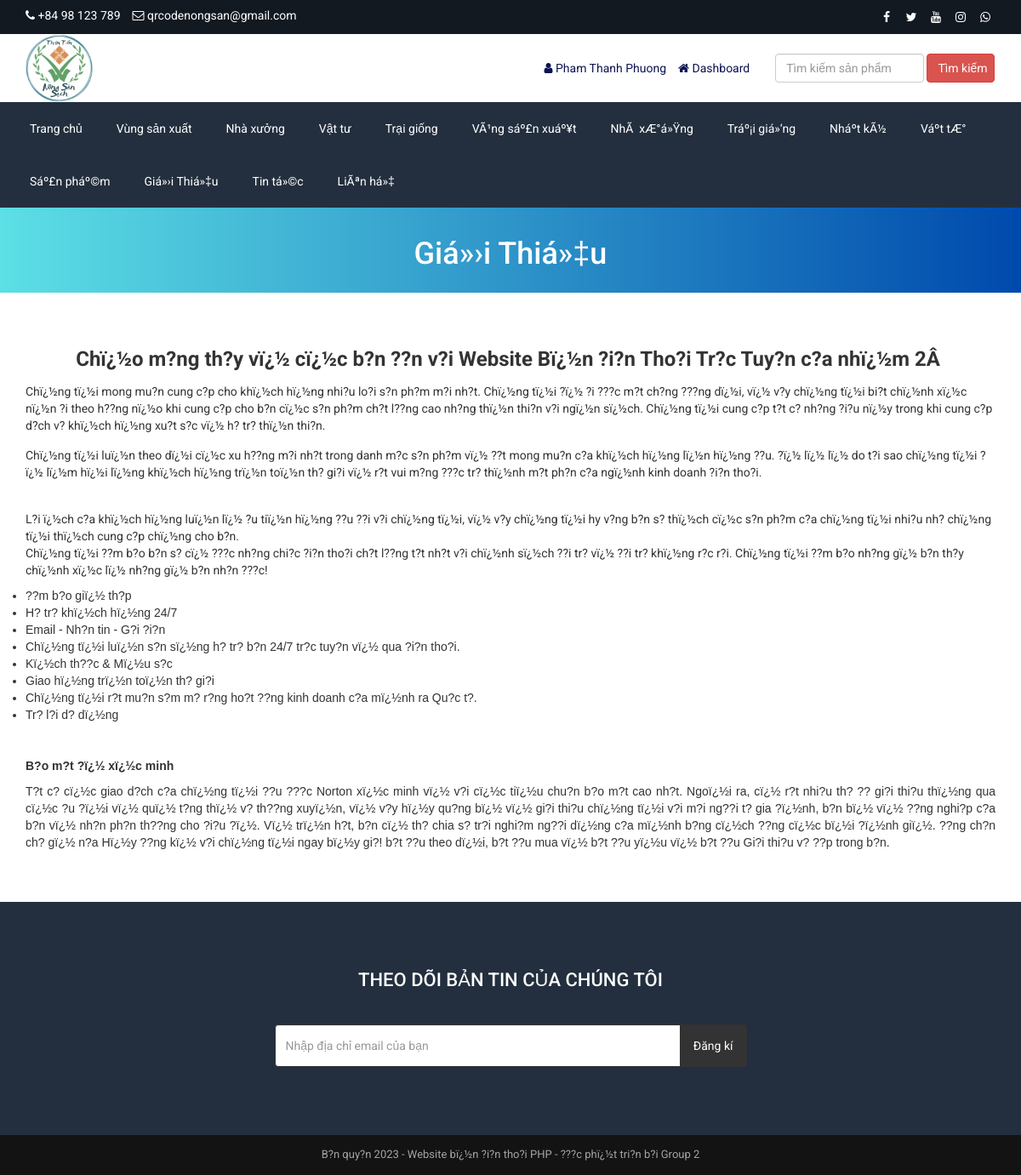
/about.php (signed in), run on the app's committed database.
### tables this page shows
CREATE TABLE `tbl_settings` (
  `id` int(11) NOT NULL,
  `logo` varchar(100) NOT NULL,
  `favicon` varchar(100) NOT NULL,
  `footer_about` mediumtext NOT NULL,
  `footer_copyright` mediumtext NOT NULL,
  `contact_address` mediumtext NOT NULL,
  `contact_email` varchar(100) NOT NULL,
  `contact_phone` varchar(100) NOT NULL,
  `contact_fax` varchar(100) NOT NULL,
  `contact_map_iframe` mediumtext NOT NULL,
  `receive_email` varchar(100) NOT NULL,
  `receive_email_subject` varchar(100) NOT NULL,
  `receive_email_thank_you_message` mediumtext NOT NULL,
  `forget_password_message` mediumtext NOT NULL,
  `total_recent_post_footer` int(10) NOT NULL,
  `total_popular_post_footer` int(10) NOT NULL,
  `total_recent_post_sidebar` int(11) NOT NULL,
  `total_popular_post_sidebar` int(11) NOT NULL,
  `total_featured_product_home` int(11) NOT NULL,
  `total_latest_product_home` int(11) NOT NULL,
  `total_popular_product_home` int(11) NOT NULL,
  `meta_title_home` mediumtext NOT NULL,
  `meta_keyword_home` mediumtext NOT NULL,
  `meta_description_home` mediumtext NOT NULL,
  `banner_login` varchar(100) NOT NULL,
  `banner_registration` varchar(100) NOT NULL,
  `banner_forget_password` varchar(100) NOT NULL,
  `banner_reset_password` varchar(100) NOT NULL,
  `banner_search` varchar(100) NOT NULL,
  `banner_cart` varchar(100) NOT NULL,
  `banner_checkout` varchar(100) NOT NULL,
  `banner_product_category` varchar(100) NOT NULL,
  `banner_blog` varchar(100) NOT NULL,
  `cta_title` varchar(100) NOT NULL,
  `cta_content` mediumtext NOT NULL,
  `cta_read_more_text` varchar(100) NOT NULL,
  `cta_read_more_url` varchar(100) NOT NULL,
  `cta_photo` varchar(100) NOT NULL,
  `featured_product_title` varchar(100) NOT NULL,
  `featured_product_subtitle` varchar(100) NOT NULL,
  `latest_product_title` varchar(100) NOT NULL,
  `latest_product_subtitle` varchar(100) NOT NULL,
  `popular_product_title` varchar(100) NOT NULL,
  `popular_product_subtitle` varchar(100) NOT NULL,
  `testimonial_title` varchar(100) NOT NULL,
  `testimonial_subtitle` varchar(100) NOT NULL,
  `testimonial_photo` varchar(100) NOT NULL,
  `blog_title` varchar(100) NOT NULL,
  `blog_subtitle` varchar(100) NOT NULL,
  `newsletter_text` mediumtext NOT NULL,
  `paypal_email` varchar(100) NOT NULL,
  `stripe_public_key` varchar(100) NOT NULL,
  `stripe_secret_key` varchar(100) NOT NULL,
  `bank_detail` mediumtext NOT NULL,
  `before_head` mediumtext NOT NULL,
  `after_body` mediumtext NOT NULL,
  `before_body` mediumtext NOT NULL,
  `home_service_on_off` int(11) NOT NULL,
  `home_welcome_on_off` int(11) NOT NULL,
  `home_featured_product_on_off` int(11) NOT NULL,
  `home_latest_product_on_off` int(11) NOT NULL,
  `home_popular_product_on_off` int(11) NOT NULL,
  `home_testimonial_on_off` int(11) NOT NULL,
  `home_blog_on_off` int(11) NOT NULL,
  `newsletter_on_off` int(11) NOT NULL,
  `ads_above_welcome_on_off` int(1) NOT NULL,
  `ads_above_featured_product_on_off` int(1) NOT NULL,
  `ads_above_latest_product_on_off` int(1) NOT NULL,
  `ads_above_popular_product_on_off` int(1) NOT NULL,
  `ads_above_testimonial_on_off` int(1) NOT NULL,
  `ads_category_sidebar_on_off` int(1) NOT NULL
);

CREATE TABLE `tbl_social` (
  `social_id` int(11) NOT NULL,
  `social_name` varchar(30) NOT NULL,
  `social_url` varchar(255) NOT NULL,
  `social_icon` varchar(30) NOT NULL
);

CREATE TABLE `tbl_top_category` (
  `tcat_id` int(11) NOT NULL,
  `tcat_name` varchar(255) NOT NULL,
  `show_on_menu` int(1) NOT NULL
);

CREATE TABLE `tbl_page` (
  `id` int(11) NOT NULL,
  `about_title` varchar(255) NOT NULL,
  `about_content` mediumtext NOT NULL,
  `about_banner` varchar(255) NOT NULL,
  `about_meta_title` varchar(255) NOT NULL,
  `about_meta_keyword` mediumtext NOT NULL,
  `about_meta_description` mediumtext NOT NULL,
  `faq_title` varchar(255) NOT NULL,
  `faq_banner` varchar(255) NOT NULL,
  `faq_meta_title` varchar(255) NOT NULL,
  `faq_meta_keyword` mediumtext NOT NULL,
  `faq_meta_description` mediumtext NOT NULL,
  `blog_title` varchar(255) NOT NULL,
  `blog_banner` varchar(255) NOT NULL,
  `blog_meta_title` varchar(255) NOT NULL,
  `blog_meta_keyword` mediumtext NOT NULL,
  `blog_meta_description` mediumtext NOT NULL,
  `contact_title` varchar(255) NOT NULL,
  `contact_banner` varchar(255) NOT NULL,
  `contact_meta_title` varchar(255) NOT NULL,
  `contact_meta_keyword` mediumtext NOT NULL,
  `contact_meta_description` mediumtext NOT NULL,
  `pgallery_title` varchar(255) NOT NULL,
  `pgallery_banner` varchar(255) NOT NULL,
  `pgallery_meta_title` varchar(255) NOT NULL,
  `pgallery_meta_keyword` mediumtext NOT NULL,
  `pgallery_meta_description` mediumtext NOT NULL,
  `vgallery_title` varchar(255) NOT NULL,
  `vgallery_banner` varchar(255) NOT NULL,
  `vgallery_meta_title` varchar(255) NOT NULL,
  `vgallery_meta_keyword` mediumtext NOT NULL,
  `vgallery_meta_description` mediumtext NOT NULL
);

### about.php (the view)
<?php require_once('header1.php'); ?>
<?php
$statement = $pdo->prepare("SELECT * FROM tbl_page WHERE id=1");
$statement->execute();
$result = $statement->fetchAll(PDO::FETCH_ASSOC);
foreach ($result as $row) {
   $about_title = $row['about_title'];
    $about_content = $row['about_content'];
    $about_banner = $row['about_banner'];
}
?>
<div class="page-banner" style="background-image: url(assets/uploads/<?php echo $about_banner; ?>);">
    <div class="inner">
        <h1><?php echo $about_title; ?></h1>
    </div>
</div>
<div class="page">
    <div class="container">
        <div class="row">
            <div class="col-md-12">
                <p>
                    <?php echo $about_content; ?>
                </p>
            </div>
        </div>
    </div>
</div>
<?php require_once('footer.php'); ?>

### header1.php (shortened to what this page needs)
<?php
include("admin/inc/config.php");
$statement = $pdo->prepare("SELECT * FROM tbl_settings WHERE id=1");
$statement->execute();
$result = $statement->fetchAll(PDO::FETCH_ASSOC);
foreach ($result as $row)
{
	$logo = $row['logo'];
	$contact_email = $row['contact_email'];
	$contact_phone = $row['contact_phone'];
}
?>
<!DOCTYPE html>
<html lang="en">
<head>
	<link rel="stylesheet" href="assets/css/bootstrap.min.css">
	<link rel="stylesheet" href="assets/css/font-awesome.min.css">
	<link rel="stylesheet" href="assets/css/owl.carousel.min.css">
	<link rel="stylesheet" href="assets/css/owl.theme.default.min.css">
	<link rel="stylesheet" href="assets/css/jquery.bxslider.min.css">
    <link rel="stylesheet" href="assets/css/magnific-popup.css">
    <link rel="stylesheet" href="assets/css/rating.css">
	<link rel="stylesheet" href="assets/css/spacing.css">
	<link rel="stylesheet" href="assets/css/bootstrap-touch-slider1.css">
	<link rel="stylesheet" href="assets/css/animate.min.css">
	<link rel="stylesheet" href="assets/css/tree-menu.css">
	<link rel="stylesheet" href="assets/css/select2.min.css">
	<link rel="stylesheet" href="assets/css/main.css">
	<link rel="stylesheet" href="assets/css/responsive.css">
	<?php
	$statement = $pdo->prepare("SELECT * FROM tbl_page WHERE id=1");
	$statement->execute();
	$result = $statement->fetchAll(PDO::FETCH_ASSOC);
		?>
</head>
<body>
<div class="top">
	<div class="container">
		<div class="row">
			<div class="col-md-6 col-sm-6 col-xs-12">
				<div class="left">
					<ul>
						<li><i class="fa fa-phone"></i> <?php echo $contact_phone; ?></li>
						<li><i class="fa fa-envelope-o"></i> <?php echo $contact_email; ?></li>
					</ul>
				</div>
			</div>
			<div class="col-md-6 col-sm-6 col-xs-12">
				<div class="right">
					<ul>
						<?php
						$statement = $pdo->prepare("SELECT * FROM tbl_social");
						$statement->execute();
						$result = $statement->fetchAll(PDO::FETCH_ASSOC);
						foreach ($result as $row) {
							?>
							<?php if($row['social_url'] != ''): ?>
							<li><a href="<?php echo $row['social_url']; ?>"><i class="<?php echo $row['social_icon']; ?>"></i></a></li>
							<?php endif; ?>
							<?php
						}
						?>
					</ul>
				</div>
			</div>
		</div>
	</div>
</div>
<div class="header">
	<div class="container">
		<div class="row inner">
			<div class="col-md-4 logo">
				<a href="index.php"><img src="assets/uploads/<?php echo $logo; ?>" alt="logo image"></a>
			</div>
			<div class="col-md-5 right">
				<ul>
					<?php
					if(isset($_SESSION['customer'])) {
						?>
						<li><i class="fa fa-user"></i> <?php echo LANG_VALUE_13; ?> <?php echo $_SESSION['customer']['cust_name']; ?></li>
						<li><a href="dashboard.php"><i class="fa fa-home"></i> <?php echo LANG_VALUE_89; ?></a></li>
						<?php
					} else {
						?>
						<li><a href="login.php"><i class="fa fa-sign-in"></i> <?php echo LANG_VALUE_9; ?></a></li>
						<li><a href="registration.php"><i class="fa fa-user-plus"></i> <?php echo LANG_VALUE_15; ?></a></li>
						<?php
					}
					?>
				</ul>
			</div>
			<div class="col-md-3 search-area">
				<form class="navbar-form navbar-left" role="search" action="search-result.php" method="get">
					<div class="form-group">
						<input type="text" class="form-control search-top" placeholder="<?php echo LANG_VALUE_2; ?>" name="search_text">
					</div>
					<button type="submit" class="btn btn-danger"><?php echo LANG_VALUE_3; ?></button>
				</form>
			</div>
		</div>
	</div>
</div>
<div class="nav">
	<div class="container">
		<div class="row">
			<div class="col-md-12 pl_0 pr_0">
				<div class="menu-container">
					<div class="menu">
						<ul>
							<li><a href="index.php">Trang chủ</a></li>
							<li><a href="area.php">Vùng sản xuất</a></li>
							<li><a href="factory.php">Nhà xưởng</a></li>
							<li><a href="supplies.php">Vật tư</a></li>
							<li><a href="hatchery.php">Trại giống</a></li>
							<?php
							$statement = $pdo->prepare("SELECT * FROM tbl_top_category WHERE show_on_menu=1");
							$statement->execute();
							$result = $statement->fetchAll(PDO::FETCH_ASSOC);
							foreach ($result as $row) {
								?>
								<li><a href="product-category.php?id=<?php echo $row['tcat_id']; ?>&type=top-category"><?php echo $row['tcat_name']; ?></a>
								</li>
								<?php
							}
							?>
							<?php
							$statement = $pdo->prepare("SELECT * FROM tbl_page WHERE id=1");
							$statement->execute();
							$result = $statement->fetchAll(PDO::FETCH_ASSOC);
							foreach ($result as $row) {
								$about_title = $row['about_title'];
								$faq_title = $row['faq_title'];
								$contact_title = $row['contact_title'];
							}
							?>
							<li><a href="about.php"><?php echo $about_title; ?></a></li>
							<li><a href="faq.php"><?php echo $faq_title; ?></a></li>
							<li><a href="contact.php"><?php echo $contact_title; ?></a></li>
						</ul>
					</div>
				</div>
			</div>
		</div>
	</div>
</div>

### footer.php (shortened to what this page needs)
<?php
$statement = $pdo->prepare("SELECT * FROM tbl_settings WHERE id=1");
$statement->execute();
$result = $statement->fetchAll(PDO::FETCH_ASSOC);
foreach ($result as $row)
{
	$footer_copyright = $row['footer_copyright'];
    $newsletter_on_off = $row['newsletter_on_off'];
}
?>
<?php if($newsletter_on_off == 1): ?>
<section class="home-newsletter">
	<div class="container">
		<div class="row">
			<div class="col-md-6 col-md-offset-3">
				<div class="single">
				<form action="" method="post">
					<h2><?php echo LANG_VALUE_93; ?></h2>
					<div class="input-group">
			        	<input type="email" class="form-control" placeholder="<?php echo LANG_VALUE_95; ?>" name="email_subscribe">
			         	<span class="input-group-btn">
			         	<button class="btn btn-theme" type="submit" name="form_subscribe"><?php echo LANG_VALUE_92; ?></button>
			         	</span>
			        </div>
				</div>
			</div>
		</div>
	</div>
</section>
<?php endif; ?>
<div class="footer-bottom">
	<div class="container">
		<div class="row">
			<div class="col-md-12 copyright">
				<?php echo $footer_copyright; ?>
			</div>
		</div>
	</div>
</div>
</body>
</html>

### assets/css/main.css (style rules this page uses)
* { margin: 0; padding: 0; }
body { font-family: "Roboto", sans-serif; font-size: 14px; }
h1, h2, h3, h4, h5, h6 { font-family: "Roboto", sans-serif; }
a { text-decoration: none; }
.top { width: 100%; height: 40px; background: #131921; }
.top .left { float: left; }
.top .left ul { padding-top: 8px; }
.top .left ul li { list-style-type: none; float: left; margin-right: 14px; color: white; }
.top .left ul li i { color: white; }
.top .right { float: right; }
.top .right ul { padding-top: 8px; }
.top .right ul li { list-style-type: none; float: left; margin-left: 5px; }
.top .right ul li a { color: white; width: 24px; height: 24px; line-height: 24px; text-align: center; border-radius: 50%; display: block; transition: all 0.4s ease; }
.header { width: 100%; height: auto; background: #fff; }
.header .inner { height: auto; display: table; }
.header .logo { float: none; display: table-cell; vertical-align: middle; }
.header .logo img { max-width: 100%; height: 80px; }
.header .navbar-form .form-control { width: 300px; }
.header .search-area { float: none; display: table-cell; vertical-align: middle; }
.header .search-area .form-group { width: calc(100% - 84px); }
.header .search-area button { width: 80px; }
.header .search-area form { width: 100%; }
.header .right { float: none; display: table-cell; vertical-align: middle; padding-right: 0; }
.header .right ul { float: right; margin-bottom: 0; }
.header .right ul li { list-style-type: none; float: left; margin-left: 14px; color: #0d1452; }
.header .right ul li a { color: #0d1452; }
.header .navbar-form .search-top { width: 100%; }
.nav { background: #232f3e; }
.menu-container { width: 100%; margin: 0 auto; background: #232f3e; }
.menu-dropdown-icon:before { content: "\f067"; font-family: "FontAwesome"; display: none; cursor: pointer; float: right; padding: 1.5em 2em; background: #fff; color: #333; }
.menu > ul { margin: 0 auto; width: 100%; list-style: none; padding: 0; position: relative; box-sizing: border-box; }
.menu > ul:before, .menu > ul:after { content: ""; display: table; }
.menu > ul:after { clear: both; }
.menu > ul > li { float: left; padding: 0; margin: 0; }
.menu > ul > li a { text-decoration: none; padding: 1.5em 20px; display: block; color: #fff; }
.footer-bottom { width: 100%; height: auto; background: #141314; padding: 14px 0; }
.footer-bottom .copyright { font-size: 13px; color: #a3a3a3; text-align: center; }
.page-banner { width: 100%; height: auto; background-repeat: no-repeat; background-position: center center; -webkit-background-size: cover; background-size: cover; position: relative; padding-top: 15px; padding-bottom: 15px; overflow: hidden; }
.page-banner h1 { color: #fff; text-align: center; z-index: 999; position: relative; }
.page { width: 100%; height: auto; padding-top: 50px; padding-bottom: 50px; }
.home-newsletter { padding: 80px 0; background: #232f3e; }
.home-newsletter .single { max-width: 650px; margin: 0 auto; text-align: center; position: relative; z-index: 2; }
.home-newsletter .single h2 { font-size: 22px; color: white; text-transform: uppercase; margin-bottom: 40px; margin-top: 0; }
.home-newsletter .single .form-control { height: 50px; border-color: #333; outline: none; }
.home-newsletter .single .btn { min-height: 50px; background: #333; color: #fff; padding-left: 15px; padding-right: 15px; }

### assets/css/responsive.css (style rules this page uses)
@media only screen and (min-width: 992px) { .header .inner { width: 100%; } }
@media only screen and (min-width: 992px) { .header .search-area { padding-right: 0; } }
@media only screen and (min-width: 992px) { .header .search-area form { padding-right: 0; } }
@media only screen and (min-width: 992px) { .header .container { padding-right: 0; } }

### data on the page
tbl_settings: contact_phone "+84 98 123 789", contact_email "qrcodenongsan@gmail.com", logo (picture), footer_copyright "B?n quy?n 2023 - Website bï¿½n ?i?n tho?i PHP - ???c phï¿½t tri?n b?i Group 2"
tbl_top_category: tcat_name "VÃ¹ng sáº£n xuáº¥t"
tbl_top_category: tcat_name "NhÃ xÆ°á»Ÿng"
tbl_top_category: tcat_name "Tráº¡i giá»‘ng"
tbl_top_category: tcat_name "Nháº­t kÃ½"
tbl_top_category: tcat_name "Váº­t tÆ°"
tbl_top_category: tcat_name "Sáº£n pháº©m"
tbl_page: about_title "Giá»›i Thiá»‡u", faq_title "Tin tá»©c", contact_title "LiÃªn há»‡", about_banner (picture), about_content "Chï¿½o m?ng th?y vï¿½ cï¿½c b?n ??n v?i Website Bï¿½n ?i?n Tho?i Tr?c Tuy?n c?a nhï¿½m 2Â Chï¿½ng tï¿½i mong mu?n cung c?p cho khï¿½ch hï¿½ng nhi?u lo?i s?n ph?m m?i nh?t. Chï¿½ng tï¿½i ?ï¿½ ?i ???c m?t ch?ng ???ng dï¿½i, vï¿½ v?y chï¿½ng tï¿½i bi?t chï¿½nh xï¿½c nï¿½n ?i theo h??ng nï¿½o khi cung c?p cho b?n cï¿½c s?n ph?m ch?t l??ng cao nh?ng thï¿½n thi?n v?i ngï¿½n sï¿½ch. Chï¿½ng tï¿½i cung c?p t?t c? nh?ng ?i?u nï¿½y trong khi cung c?p d?ch v? khï¿½ch hï¿½ng xu?t s?c vï¿½ h? tr? thï¿½n thi?n. Chï¿½ng tï¿½i luï¿½n theo dï¿½i cï¿½c xu h??ng m?i nh?t trong danh m?c s?n ph?m vï¿½ ??t mong mu?n c?a khï¿½ch hï¿½ng lï¿½n hï¿½ng ??u. ?ï¿½ lï¿½ lï¿½ do t?i sao chï¿½ng tï¿½i ?ï¿½ lï¿½m hï¿½i…"

### other printed values
$_SESSION['customer']['cust_name'] "Pham Thanh Phuong"
LANG_VALUE_89 "Dashboard"
LANG_VALUE_3 "Tìm kiếm"
LANG_VALUE_93 "THEO DÕI BẢN TIN CỦA CHÚNG TÔI"
LANG_VALUE_92 "Đăng kí"
